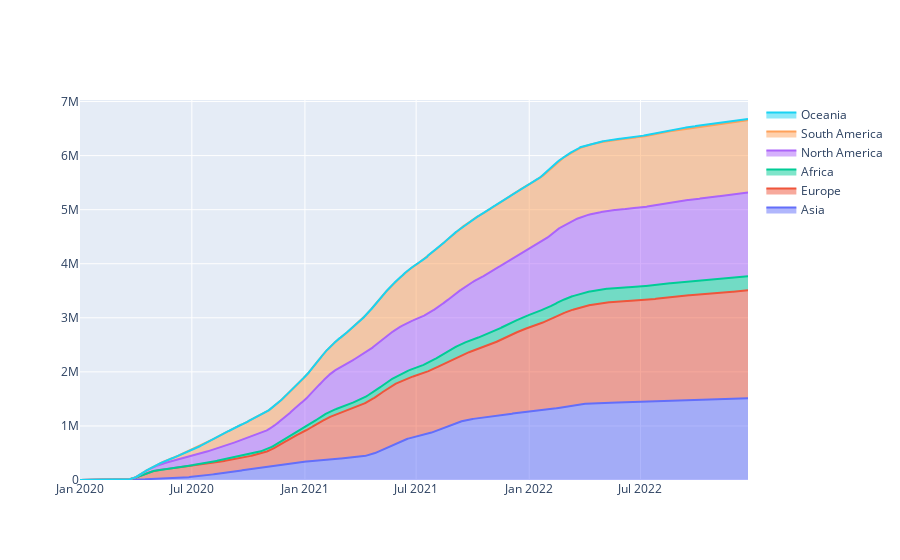

This figure's notebook cell:
### Code cell
#Creating stacked plot of daily deaths
plot = go.Figure()

for name in continents:
    plot.add_trace(go.Scatter(
    name = name,
    x = regional_daily_cumulative_deaths[name].date,
    y =  regional_daily_cumulative_deaths[name].total_deaths,
    stackgroup='one'
   ))
    

plot.show()

### Figure 1 — Plotly figure (JSON) as saved in the notebook; plotly's stock layout.template omitted (floating-point values rounded to 4 significant figures; data arrays with more than 128 entries replaced by an {"elided": "..."} marker saying what was removed)
{"data": [{"name": "Asia", "stackgroup": "one", "type": "scatter", "x": {"elided": "1085 str values"}, "y": {"elided": "1085 int values"}}, {"name": "Europe", "stackgroup": "one", "type": "scatter", "x": {"elided": "1067 str values"}, "y": {"elided": "1067 int values"}}, {"name": "Africa", "stackgroup": "one", "type": "scatter", "x": {"elided": "1051 str values"}, "y": {"elided": "1051 int values"}}, {"name": "North America", "stackgroup": "one", "type": "scatter", "x": {"elided": "1088 str values"}, "y": {"elided": "1088 int values"}}, {"name": "South America", "stackgroup": "one", "type": "scatter", "x": {"elided": "1088 str values"}, "y": {"elided": "1088 int values"}}, {"name": "Oceania", "stackgroup": "one", "type": "scatter", "x": {"elided": "1063 str values"}, "y": {"elided": "1063 int values"}}], "layout": {}}
